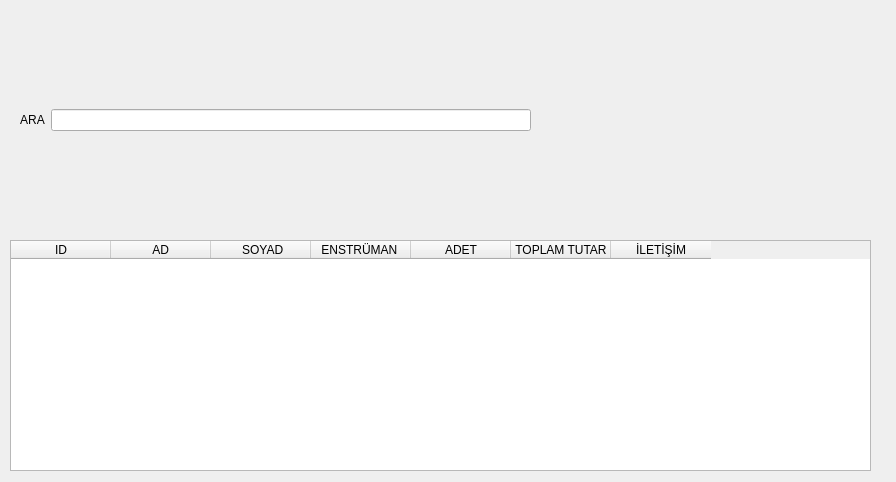
<?xml version="1.0" encoding="UTF-8"?>
<ui version="4.0">
 <class>Form</class>
 <widget class="QWidget" name="Form">
  <property name="geometry">
   <rect>
    <x>0</x>
    <y>0</y>
    <width>896</width>
    <height>482</height>
   </rect>
  </property>
  <property name="windowTitle">
   <string>Form</string>
  </property>
  <widget class="QWidget" name="horizontalLayoutWidget">
   <property name="geometry">
    <rect>
     <x>20</x>
     <y>20</y>
     <width>511</width>
     <height>201</height>
    </rect>
   </property>
   <layout class="QHBoxLayout" name="horizontalLayout">
    <item>
     <widget class="QLabel" name="label">
      <property name="text">
       <string>&lt;html&gt;&lt;head/&gt;&lt;body&gt;&lt;p align=&quot;center&quot;&gt;ARA&lt;/p&gt;&lt;/body&gt;&lt;/html&gt;</string>
      </property>
     </widget>
    </item>
    <item>
     <widget class="QLineEdit" name="lineEdit"/>
    </item>
   </layout>
  </widget>
  <widget class="QTableWidget" name="tableWidget">
   <property name="geometry">
    <rect>
     <x>10</x>
     <y>240</y>
     <width>861</width>
     <height>231</height>
    </rect>
   </property>
   <column>
    <property name="text">
     <string>ID</string>
    </property>
   </column>
   <column>
    <property name="text">
     <string> AD </string>
    </property>
   </column>
   <column>
    <property name="text">
     <string> SOYAD</string>
    </property>
   </column>
   <column>
    <property name="text">
     <string>ENSTRÜMAN </string>
    </property>
   </column>
   <column>
    <property name="text">
     <string>ADET</string>
    </property>
   </column>
   <column>
    <property name="text">
     <string>TOPLAM TUTAR</string>
    </property>
   </column>
   <column>
    <property name="text">
     <string>İLETİŞİM</string>
    </property>
   </column>
  </widget>
 </widget>
 <resources/>
 <connections/>
</ui>
